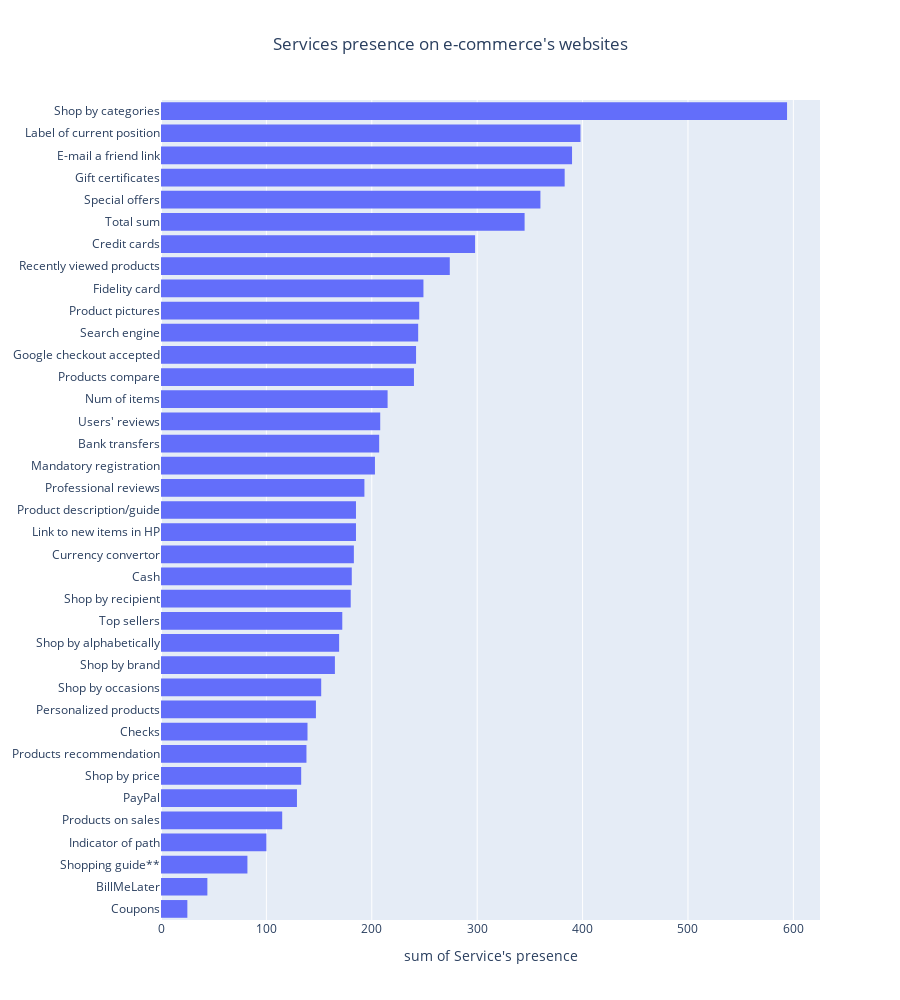

The notebook cell saved with this chart:
### Code cell
# plottiamo le seguenti informazioni
fig2 = px.histogram(conteggi_sellers, x = "Service's presence" , y = "Type" , title = "Services presence on e-commerce's websites")
fig2.update_layout(title_x = 0.5 , yaxis_title = None , height = 1000 , barmode = "stack" , yaxis = {'categoryorder':'total ascending'} , )

fig2.show()

### Figure 1 — Plotly figure (JSON) as saved in the notebook; plotly's stock layout.template omitted (floating-point values rounded to 4 significant figures)
{"data": [{"alignmentgroup": "True", "bingroup": "y", "histfunc": "sum", "hovertemplate": "sum of Service's presence=%{x}<br>Type=%{y}<extra></extra>", "legendgroup": "", "marker": {"color": "#636efa", "pattern": {"shape": ""}}, "name": "", "offsetgroup": "", "orientation": "h", "showlegend": false, "type": "histogram", "x": [207, 44, 181, 139, 25, 298, 183, 390, 249, 383, 242, 100, 398, 185, 203, 215, 129, 147, 185, 245, 240, 115, 138, 193, 274, 244, 169, 165, 594, 152, 133, 180, 82, 360, 172, 345, 208], "xaxis": "x", "y": ["Bank transfers", "BillMeLater", "Cash", "Checks", "Coupons", "Credit cards", "Currency convertor", "E-mail a friend link", "Fidelity card", "Gift certificates", "Google checkout accepted", "Indicator of path", "Label of current position", "Link to new items in HP", "Mandatory registration", "Num of items", "PayPal", "Personalized products", "Product description/guide", "Product pictures", "Products compare", "Products on sales", "Products recommendation", "Professional reviews", "Recently viewed products", "Search engine", "Shop by alphabetically", "Shop by brand", "Shop by categories", "Shop by occasions", "Shop by price", "Shop by recipient", "Shopping guide**", "Special offers", "Top sellers", "Total sum", "Users' reviews"], "yaxis": "y"}], "layout": {"barmode": "stack", "height": 1000, "legend": {"tracegroupgap": 0}, "title": {"text": "Services presence on e-commerce's websites", "x": 0.5}, "xaxis": {"anchor": "y", "domain": [0, 1], "title": {"text": "sum of Service's presence"}}, "yaxis": {"anchor": "x", "categoryorder": "total ascending", "domain": [0, 1], "title": {}}}}
